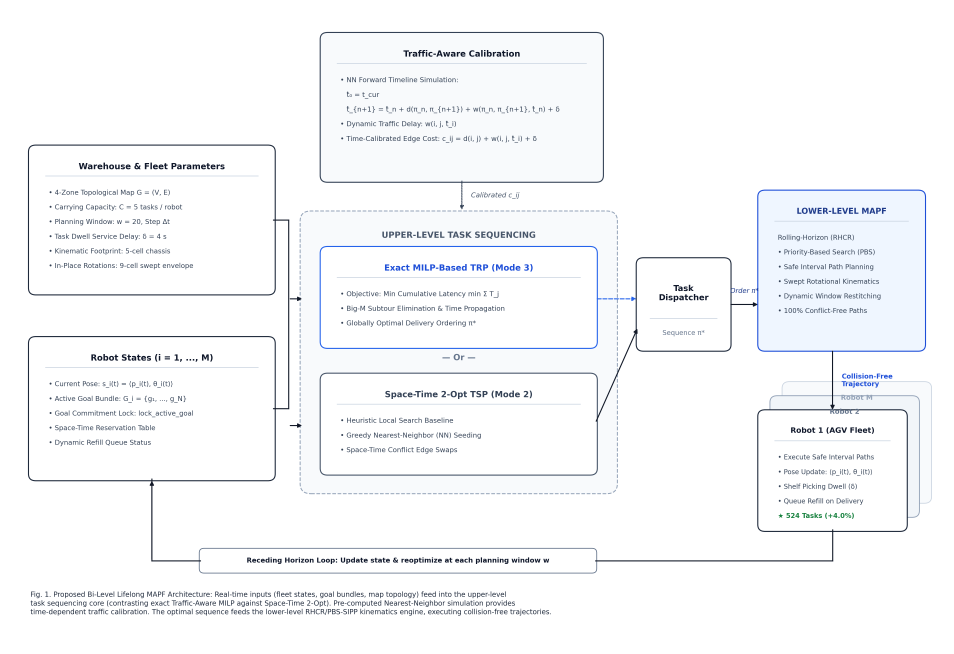
#> input picture RHCR-master/system_architecture_diagram.png, 4770 x 3270 px (shown at 1/5 size)
$ python create_showcase_figure.py
#> lines starting #> are read from the running program, lines starting #| are printed output that depends on the picture
from PIL import Image, ImageOps, ImageDraw, ImageFont

# Dimensions of the showcase frame
FRAME_W = 2150
FRAME_H = 1188

# Create white canvas
canvas = Image.new('RGB', (FRAME_W, FRAME_H), (255, 255, 255))
#> canvas: PIL image 2150x1188 RGB; every value is 255
draw = ImageDraw.Draw(canvas)

# Load images
im_arch = Image.open('system_architecture_diagram.png')
#> im_arch is the input picture: PIL image 4770x3270 RGBA; mean R, G, B, A 246.8, 247.9, 249.6, 255
im_plot = Image.open('plot2_time_allocation.png')
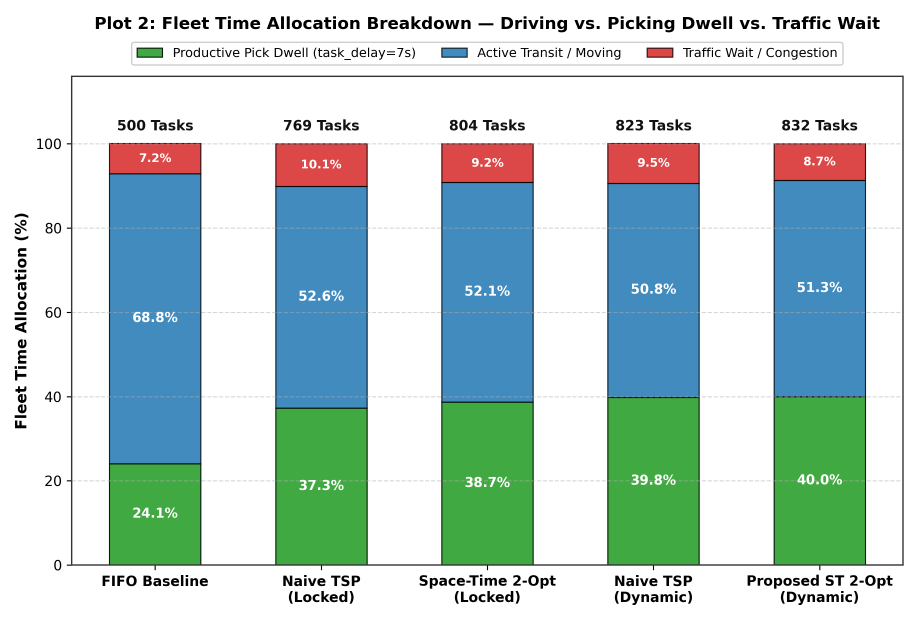
#> input picture RHCR-master/plot2_time_allocation.png, 2760 x 1860 px (shown at 1/3 size)
#> im_plot is the input picture: PIL image 2760x1860 RGBA; mean R, G, B, A 187.8, 209.2, 206.4, 255

# Left panel: Architecture diagram
# Right panel: Plot 2 Time allocation (or Plot 4 fleet scalability)
# Target heights: 1040 (leaving room for labels)
left_w = 1240
right_w = FRAME_W - left_w - 40 # 870

# Resize architecture keeping aspect ratio
im_arch.thumbnail((left_w, 1020), Image.Resampling.LANCZOS)
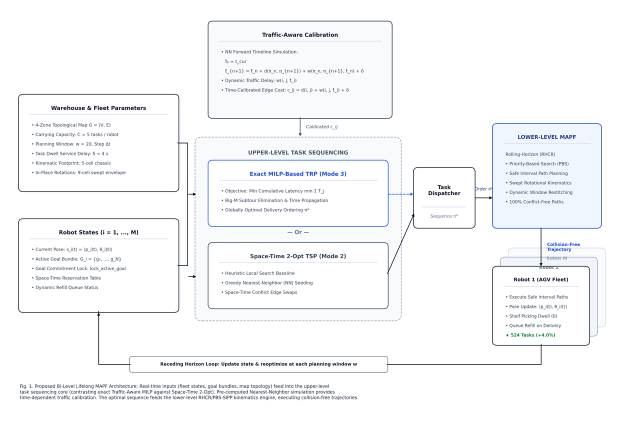
#> im_arch: PIL image 1240x850 RGBA (shown at 1/2 size); mean R, G, B, A 246.4, 247.5, 249.2, 255
arch_x = 20 + (left_w - im_arch.width) // 2
#> arch_x = 20
arch_y = 20 + (1040 - im_arch.height) // 2
#> arch_y = 115
canvas.paste(im_arch, (arch_x, arch_y))
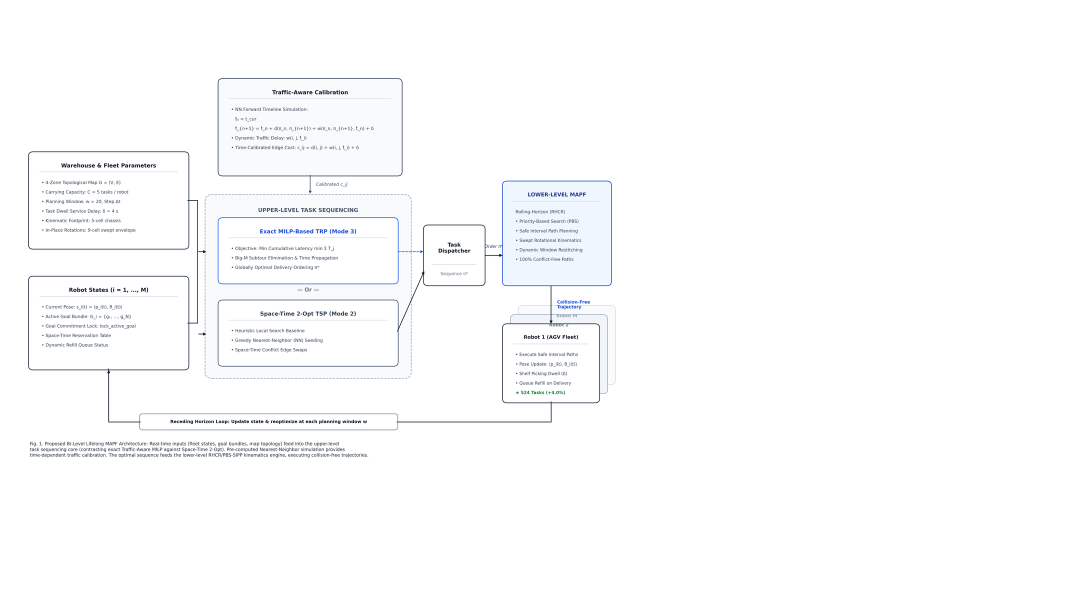
#> canvas: PIL image 2150x1188 RGB (shown at 1/2 size); mean R, G, B 251.4, 251.9, 252.6

# Resize plot keeping aspect ratio
im_plot.thumbnail((right_w, 1020), Image.Resampling.LANCZOS)
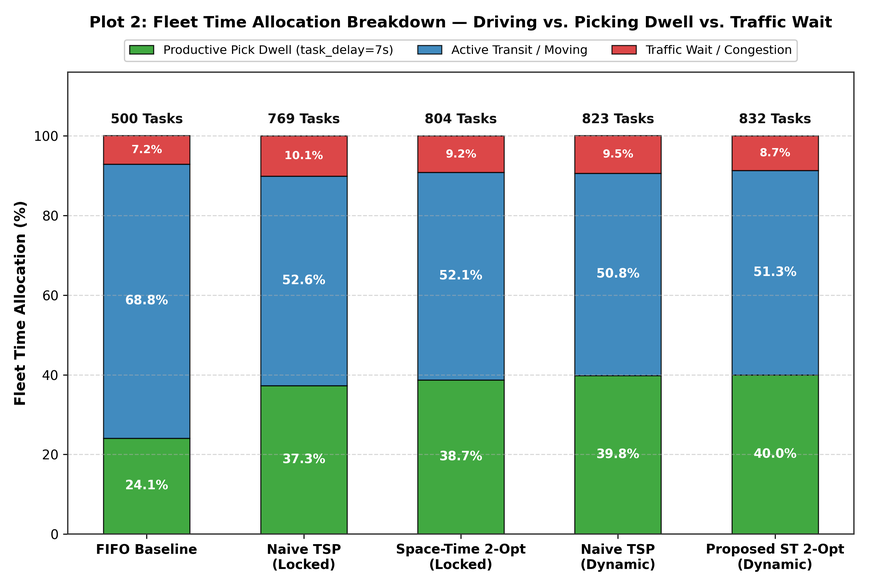
#> im_plot: PIL image 870x586 RGBA; mean R, G, B, A 187.4, 208.8, 206.1, 255
plot_x = left_w + 30 + (right_w - im_plot.width) // 2
#> plot_x = 1270
plot_y = 20 + (1040 - im_plot.height) // 2
#> plot_y = 247
canvas.paste(im_plot, (plot_x, plot_y))
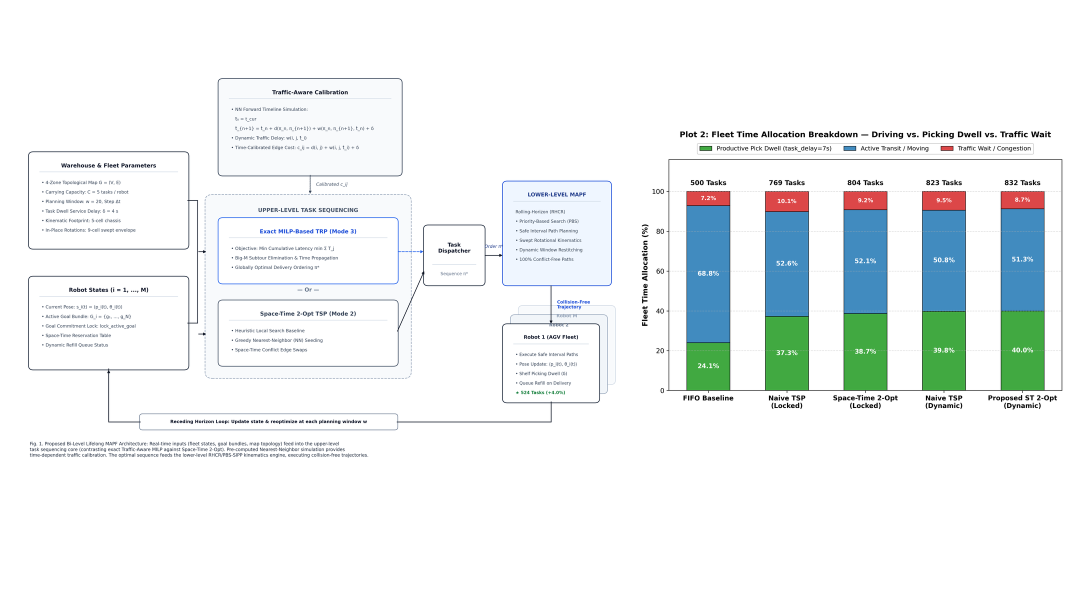
#> canvas: PIL image 2150x1188 RGB (shown at 1/2 size); mean R, G, B 237.9, 242.7, 242.8

# Sub-captions
try:
    font = ImageFont.truetype('arial.ttf', 36)
except:
    font = ImageFont.load_default()

# Add labels
draw.text((left_w // 2 - 200, 1080), "(a) Proposed Bi-Level MAPF Architecture", fill=(20, 20, 80), font=font)
draw.text((left_w + 30 + right_w // 2 - 220, 1080), "(b) Fleet Time & Congestion Breakdown", fill=(20, 20, 80), font=font)

canvas.save('poster_assets/showcase_figure.png', quality=95)
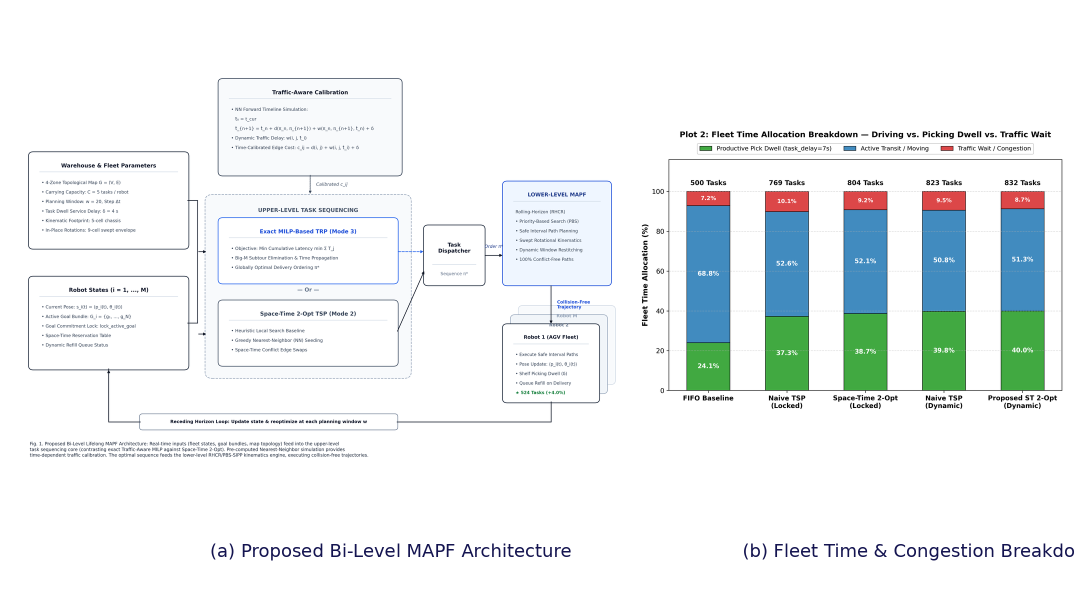
#> saved as showcase_figure.png: PIL image 2150x1188 RGB (shown at 1/2 size); mean R, G, B 237, 241.7, 242.1
print('Saved poster_assets/showcase_figure.png successfully!')
